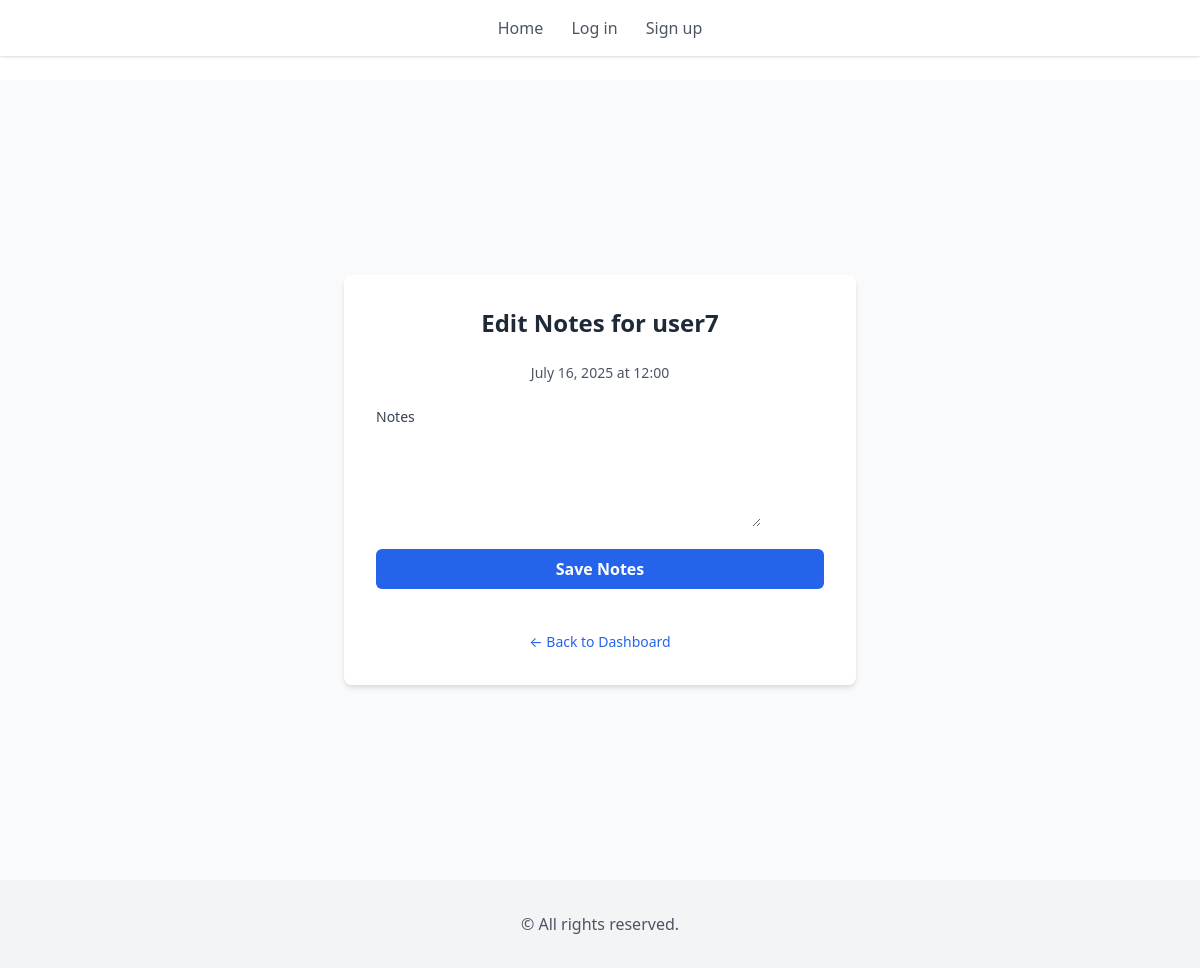
Screenshot of /session/9/edit-notes/ (signed in) with the database file from the repository.
### coach_app/models.py (models this page shows, shortened)
class Session(models.Model):
    client = models.ForeignKey(CustomUser, on_delete=models.CASCADE, related_name='sessions')
    timeslot = models.OneToOneField(TimeSlot, on_delete=models.CASCADE, related_name='session')
    subject = models.CharField(max_length=255)
    notes_coach = models.TextField(blank=True, null=True)
    created_at = models.DateTimeField(auto_now_add=True)
    class Meta:
        ordering = ['timeslot__date', 'timeslot__start_time']

class CustomUser(AbstractUser):
    is_coach = models.BooleanField(default=False)  # Distinguishes coaches from clients

class TimeSlot(models.Model):
    date = models.DateField()
    start_time = models.TimeField()
    is_available = models.BooleanField(default=True)
    class Meta:
        unique_together = ['date', 'start_time']
        ordering = ['date', 'start_time']

### coach_app/views.py (the view)
# urls.py: path('session/<int:session_id>/edit-notes/', views.edit_notes, name='edit_notes')
@login_required
def edit_notes(request, session_id):
    session = get_object_or_404(Session, id=session_id)
    if not request.user.is_coach:
        return HttpResponseForbidden("Only coaches can edit notes.")
    if request.method == "POST":
        form = CoachNotesForm(request.POST, instance=session)
        if form.is_valid():
            form.save()
            messages.success(request, "Notes updated.")
            return redirect("dashboard")
    else:
        form = CoachNotesForm(instance=session)
    return render(request, "edit_notes.html", {"form": form, "session": session})

### coach_app/forms.py
class CoachNotesForm(forms.ModelForm):
    class Meta:
        model = Session
        fields = ["notes_coach"]
        widgets = {"notes_coach": forms.Textarea(attrs={"rows": 4, "cols": 40})}

### coach_app/templates/edit_notes.html (shortened to what this page needs)
{% extends 'base.html' %}
{% block content %}
<div class="min-h-screen flex items-center justify-center bg-gray-50 py-12 px-4 sm:px-6 lg:px-8">
  <div class="w-full max-w-lg bg-white p-8 rounded-lg shadow-md space-y-6">
    <h2 class="text-2xl font-bold text-gray-800 text-center">
      Edit Notes for {{ session.client.username }}
    </h2>
    <p class="text-center text-sm text-gray-600">
      {{ session.timeslot.date }} at {{ session.timeslot.start_time|time:"H:i" }}
    </p>
    <form method="post" class="space-y-4">
      <div>
        <label for="{{ form.notes_coach.id_for_label }}" class="block text-sm font-medium text-gray-700 mb-1">
          Notes
        </label>
        {{ form.notes_coach }}
      </div>
      <button type="submit"
        class="w-full py-2 px-4 bg-blue-600 text-white font-semibold rounded-md hover:bg-blue-700 focus:outline-none focus:ring-2 focus:ring-offset-2 focus:ring-blue-500">
        Save Notes
      </button>
    </form>
    <div class="text-center pt-4">
      <a href="{% url 'dashboard' %}" class="text-sm text-blue-600 hover:underline">
        ← Back to Dashboard
      </a>
    </div>
  </div>
</div>
{% endblock %}

### rows the page displays
Session: client.username "user7", timeslot "July 16, 2025", timeslot.start_time "12:00"
